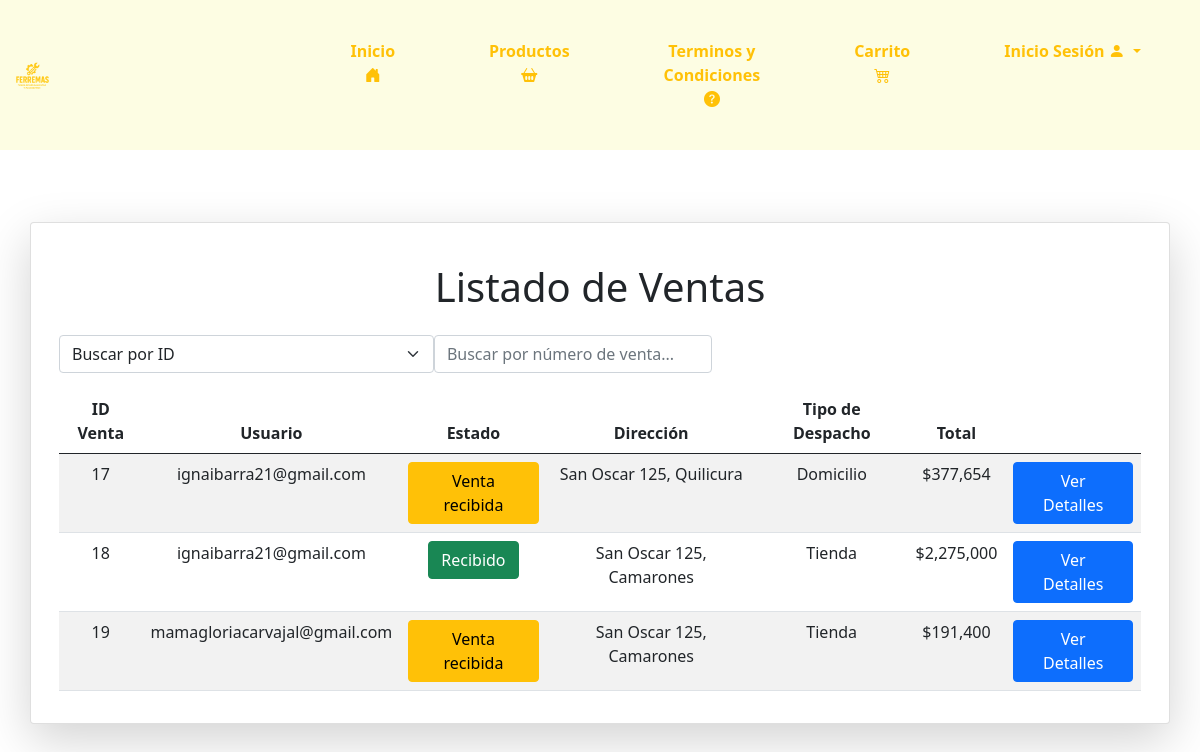
Page /listaventas/ on the earlier database version.
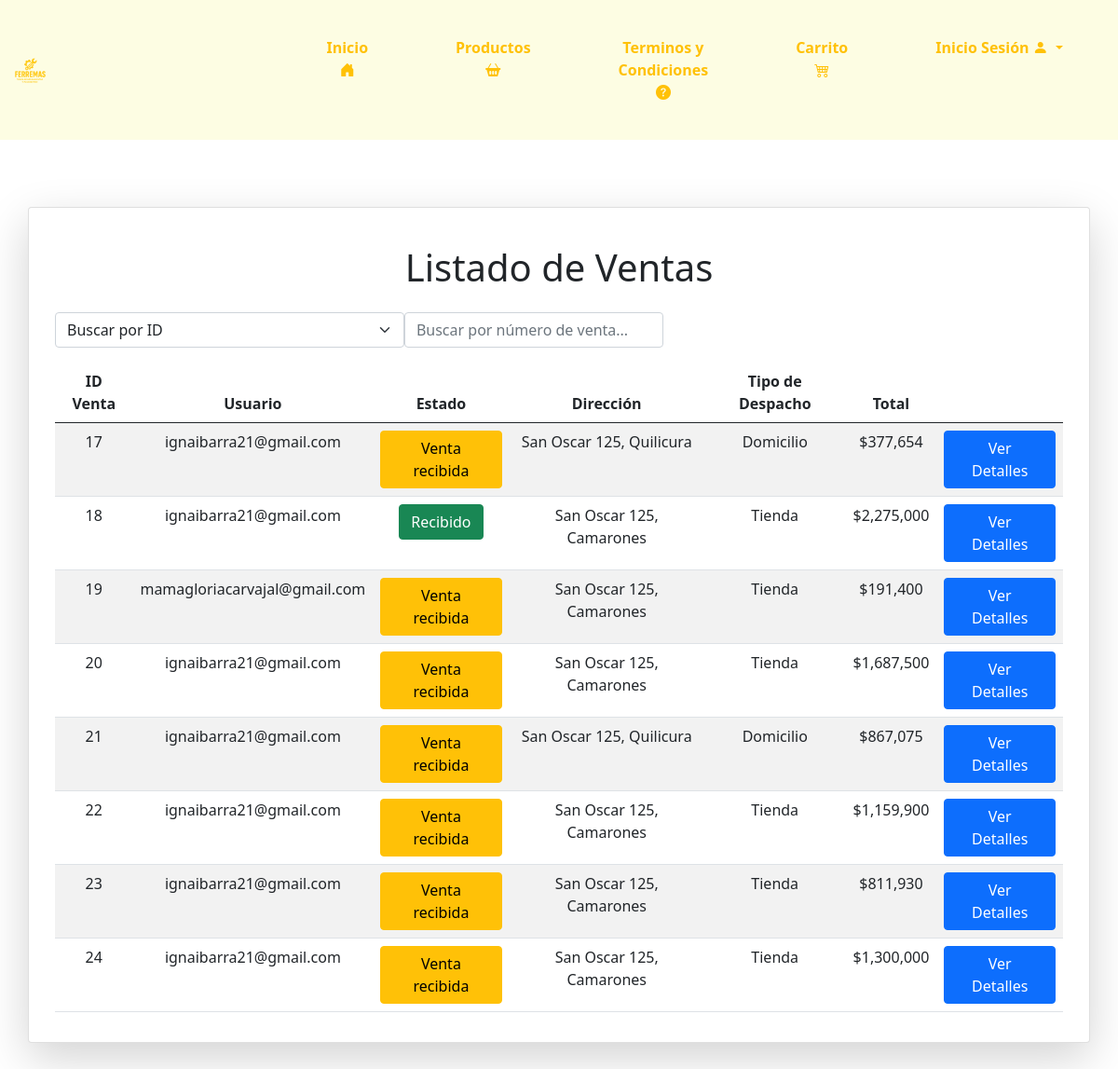
Same page on the later database version.
### core/models.py (models this page shows, shortened)
class Venta(models.Model):
    codVenta = models.AutoField(primary_key=True)
    usuario = models.ForeignKey(Usuario, on_delete=models.CASCADE)
    estadoP = models.ForeignKey(Estado, on_delete=models.CASCADE)
    tipodespacho = models.ForeignKey(TipoDespacho, on_delete=models.CASCADE)
    total = models.IntegerField()
    direccion = models.OneToOneField(Direccion, on_delete=models.CASCADE, null=True, blank=True)

class Usuario(models.Model):
    rut = models.CharField(primary_key=True, max_length=10)
    nombre = models.CharField(max_length=20)
    apellido = models.CharField(max_length=20)
    telefono = models.CharField(max_length=9)
    correo = models.EmailField(unique=True, max_length=100, blank=True, null=True)
    clave = models.CharField(max_length=30)
    rol = models.ForeignKey(Rol, on_delete=models.CASCADE)
    def __str__(self) -> str:
        return self.correo

class Estado(models.Model):
    id_estado = models.IntegerField(primary_key=True)
    nombreEs = models.CharField(max_length=50)

class Direccion(models.Model):
    idDireccion = models.AutoField(primary_key=True)
    calle = models.CharField(max_length=100)
    numero = models.CharField(max_length=10)
    comuna = models.ForeignKey('Comuna', on_delete=models.CASCADE)
    def __str__(self):
        return f"{self.calle} {self.numero}, {self.comuna}"

class Comuna(models.Model):
    idComuna = models.AutoField(primary_key=True)
    nombreC = models.CharField(max_length=100)
    region = models.ForeignKey(Region, on_delete=models.CASCADE)
    def __str__(self) -> str:
        return self.nombreC

class TipoDespacho(models.Model):
    idDespacho = models.IntegerField(primary_key=True)
    nombreDespacho = models.CharField(max_length=100)
    def __str__(self) -> str:
        return str(self.nombreDespacho)

### core/views.py (the view)
# urls.py: path('listaventas/', listaventas, name='listaventas'),
def listaventas(request):
    ventas_listado = Venta.objects.all()
    contexto = {
        "ventas": ventas_listado
    }
    return render(request, 'core/listaventas.html', contexto)

### core/templatetags/custom_filters.py (called while the page is built)
@register.filter
def format_clp(value):
    try:
        return "${:,.0f}".format(value)
    except (ValueError, TypeError):
        return value

### core/templates/core/listaventas.html (shortened to what this page needs)
{% load static %}
{% load custom_filters %}
<!DOCTYPE html>
<html lang="en">
<head>
    <link href="https://cdn.jsdelivr.net/npm/bootstrap@5.0.2/dist/css/bootstrap.min.css" rel="stylesheet"
>
    <link href="https://cdnjs.cloudflare.com/ajax/libs/font-awesome/6.0.0-beta3/css/all.min.css" rel="stylesheet">
    <link type="text/css" rel="stylesheet" href="{% static 'css/inicio.css' %}">
    <link href="https://cdn.jsdelivr.net/npm/bootstrap-icons/font/bootstrap-icons.css" rel="stylesheet">
</head>
<body>
    <nav class="navbar navbar-expand-lg navbar-light" style="background-color: #fdfde3;">
        <div class="container-fluid">
            <a class="navbar-brand" href="{% url 'inicio' %}">
                <img src="{% static 'img/logo_ferremas.png' %}" class="logo" style="max-width: 15%;"
                    alt="Ferrenas">
            </a>
            <div class="collapse navbar-collapse justify-content-end" id="navbarNav">
                <ul class="navbar-nav">
                    <li class="nav-item">
                        <a class="btn btn-outline-warning py-4 px-4 mx-2" href="{% url 'inicio' %}">
                            Inicio
                            <i class="bi bi-house-door-fill"></i>
                        </a>
                    </li>
                    <li class="nav-item">
                        <a class="btn btn-outline-warning py-4 px-4 mx-2" href="{% url 'productos' %}">
                            Productos
                            <i class="bi bi-basket2-fill"></i>
                        </a>
                    </li>
                    <li class="nav-item">
                        <a class="btn btn-outline-warning py-4 px-4 mx-2" href="{% url 'terminos' %}">
                            Terminos y Condiciones
                            <i class="bi bi-question-circle-fill"></i>
                        </a>
                    </li>
                    <li class="nav-item">
                        <a class="btn btn-outline-warning py-4 px-4 mx-2 position-relative" data-bs-toggle="modal"
                            data-bs-target="#cartModal">
                            Carrito
                            <i class="bi bi-cart4"></i>
                        </a>
                    </li>
                    <li class="nav-item dropdown">
                        {% if user.is_authenticated %}
                        <div class="btn-group">
                            <button type="button" class="btn btn-outline-warning py-4 px-4 mx-2 dropdown-toggle"
                                data-bs-toggle="dropdown" style="font-weight: 700; border: 0px; border-radius: 10px;">
                                {% if user.is_superuser %}
                                Administrador
                                {% else %}
                                Hola {{ user.first_name }}
                                {% endif %}
                                <i class="bi bi-person-fill"></i>
                            </button>
                            <ul class="dropdown-menu"
                                style="margin-left: 25px; margin-top: -5px; background-color: #ffc107; border: 0px; border-radius: 10px;">
                                {% if user.is_superuser %}
                                <li><a class="dropdown-item"
                                        style="padding: 10px; color:black; background-color: #fdfde3;"
                                        href="{% url 'administrador' %}">Administrador</a></li>
                                {% else %}
                                <li><a class="dropdown-item"
                                        style="padding: 10px; color:black; background-color: #fdfde3;"
                                        href="{% url 'editarperfil' %}">Editar Perfil</a></li>
                                {% endif %}
                                <li><a class="dropdown-item"
                                        style="padding: 10px; color:black; background-color: #fdfde3;"
                                        href="{% url 'cerrarsesion' %}">Cerrar Sesión</a></li>
                            </ul>
                        </div>
                        {% else %}
                        <div class="btn-group">
                            <button type="button" class="btn btn-outline-warning py-4 px-4 mx-2 dropdown-toggle"
                                data-bs-toggle="dropdown" style="font-weight: 700; border: 0px; border-radius: 10px;">
                                Inicio Sesión
                                <i class="bi bi-person-fill"></i>
                            </button>
                        </div>
                        {% endif %}
                    </li>
                </ul>
            </div>
        </div>
    </nav>
    <br>
    <div class="container my-5">
        <div class="row">
            <div class="card shadow-lg">
                <div class="card-body">
                    <br>
                    <h1 class="text-center mb-4">Listado de Ventas</h1>
                    <div class="d-flex justify-content-between align-items-center mb-3">
                        <div class="d-flex" style="text-align: center;">
                            <select id="searchType" class="form-select">
                                <option value="id">Buscar por ID</option>
                            </select>
                            <input type="text" id="searchInput" class="form-control me-2" style="width: 500px;"
                                placeholder="Buscar por número de venta..." aria-label="Buscar por número de venta">
                        </div>
                    </div>
                    <table class="table table-striped">
                        <thead>
                            <tr style="text-align: center;">
                                <th>ID Venta</th>
                                <th>Usuario</th>
                                <th>Estado</th>
                                <th>Dirección</th>
                                <th>Tipo de Despacho</th>
                                <th>Total</th>
                                <th></th>
                            </tr>
                        </thead>
                        <tbody id="ventasTable">
                            {% for venta in ventas %}
                            <tr style="text-align: center;">
                                <td>{{ venta.codVenta }}</td>
                                <td>{{ venta.usuario }}</td>
                                <td>
                                    <button type="button" class="btn estado-btn" data-venta-id="{{ venta.codVenta }}" data-estado-id="{{ venta.estadoP.id_estado }}">
                                        {{ venta.estadoP.nombreEs }}
                                    </button>
                                </td>
                                <td>{{ venta.direccion }}</td>
                                <td>{{ venta.tipodespacho }}</td>
                                <td>{{ venta.total | format_clp }}</td>
                                <td>
                                    <button type="button" class="btn btn-primary ver-detalles" style="padding: 6px 15px"
                                        data-venta-id="{{ venta.codVenta }}">Ver Detalles</button>
                                </td>
                            </tr>
                            {% endfor %}
                        </tbody>
                    </table>
                </div>
            </div>
        </div>
    </div>
</body>
</html>

### core/static/css/inicio.css (style rules this page uses)
.navbar { padding: 0%; }
.navbar-nav li { padding: 15px 15px; }
.navbar-nav li a { font-weight: 700; border: 0px; border-radius: 10px; }

Differences in the rows shown:
added Venta: codVenta "20", usuario "ignaibarra21@gmail.com", estadoP.nombreEs "Venta recibida", direccion "San Oscar 125, Camarones", tipodespacho "Tienda", total "$1,687,500"
added Venta: codVenta "21", usuario "ignaibarra21@gmail.com", estadoP.nombreEs "Venta recibida", direccion "San Oscar 125, Quilicura", tipodespacho "Domicilio", total "$867,075"
added Venta: codVenta "22", usuario "ignaibarra21@gmail.com", estadoP.nombreEs "Venta recibida", direccion "San Oscar 125, Camarones", tipodespacho "Tienda", total "$1,159,900"
added Venta: codVenta "23", usuario "ignaibarra21@gmail.com", estadoP.nombreEs "Venta recibida", direccion "San Oscar 125, Camarones", tipodespacho "Tienda", total "$811,930"
added Venta: codVenta "24", usuario "ignaibarra21@gmail.com", estadoP.nombreEs "Venta recibida", direccion "San Oscar 125, Camarones", tipodespacho "Tienda", total "$1,300,000"
